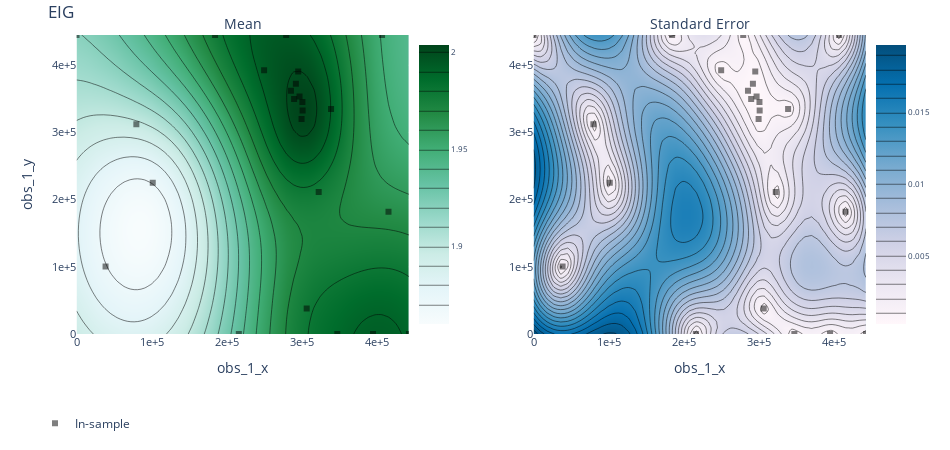

Notebook code cell kept with this figure:
### Code cell
render(ax_client.get_contour_plot(param_x="obs_1_x", param_y="obs_1_y", metric_name="EIG"))

### Figure 1 — Plotly figure (JSON) as saved in the notebook; plotly's stock layout.template omitted (floating-point values rounded to 4 significant figures; data arrays with more than 128 entries replaced by an {"elided": "..."} marker saying what was removed)
{"data": [{"autocolorscale": false, "autocontour": true, "colorbar": {"tickfont": {"size": 8}, "ticksuffix": "", "x": 0.45, "y": 0.5}, "colorscale": [[0, "rgb(247,252,253)"], [0.125, "rgb(229,245,249)"], [0.25, "rgb(204,236,230)"], [0.375, "rgb(153,216,201)"], [0.5, "rgb(102,194,164)"], [0.625, "rgb(65,174,118)"], [0.75, "rgb(35,139,69)"], [0.875, "rgb(0,109,44)"], [1, "rgb(0,68,27)"]], "contours": {"coloring": "heatmap"}, "hoverinfo": "x+y+z", "ncontours": 25, "type": "contour", "x": [0, 9027.0, 18050.0, 27080.0, 36110.0, 45130.0, 54160.0, 63190.0, 72210.0, 81240.0, 90270.0, 99290.0, 108300.0, 117300.0, 126400.0, 135400.0, 144400.0, 153500.0, 162500.0, 171500.0, 180500.0, 189600.0, 198600.0, 207600.0, 216600.0, 225700.0, 234700.0, 243700.0, 252700.0, 261800.0, 270800.0, 279800.0, 288800.0, 297900.0, 306900.0, 315900.0, 325000.0, 334000.0, 343000.0, 352000.0, 361100.0, 370100.0, 379100.0, 388100.0, 397200.0, 406200.0, 415200.0, 424200.0, 433300.0, 442300.0], "xaxis": "x", "y": [0, 9082.0, 18160.0, 27250.0, 36330.0, 45410.0, 54490.0, 63570.0, 72650.0, 81740.0, 90820.0, 99900.0, 109000.0, 118100.0, 127100.0, 136200.0, 145300.0, 154400.0, 163500.0, 172600.0, 181600.0, 190700.0, 199800.0, 208900.0, 218000.0, 227000.0, 236100.0, 245200.0, 254300.0, 263400.0, 272500.0, 281500.0, 290600.0, 299700.0, 308800.0, 317900.0, 326900.0, 336000.0, 345100.0, 354200.0, 363300.0, 372400.0, 381400.0, 390500.0, 399600.0, 408700.0, 417800.0, 426800.0, 435900.0, 445000.0], "yaxis": "y", "z": {"elided": "50x50 float values"}, "zauto": true, "zmax": 2.004, "zmin": -2.004}, {"autocolorscale": false, "autocontour": true, "colorbar": {"tickfont": {"size": 8}, "ticksuffix": "", "x": 1, "y": 0.5}, "colorscale": [[0, "rgb(255,247,251)"], [0.1429, "rgb(236,231,242)"], [0.2857, "rgb(208,209,230)"], [0.4286, "rgb(166,189,219)"], [0.5714, "rgb(116,169,207)"], [0.7143, "rgb(54,144,192)"], [0.8571, "rgb(5,112,176)"], [1, "rgb(3,78,123)"]], "contours": {"coloring": "heatmap"}, "hoverinfo": "x+y+z", "ncontours": 25, "type": "contour", "x": [0, 9027.0, 18050.0, 27080.0, 36110.0, 45130.0, 54160.0, 63190.0, 72210.0, 81240.0, 90270.0, 99290.0, 108300.0, 117300.0, 126400.0, 135400.0, 144400.0, 153500.0, 162500.0, 171500.0, 180500.0, 189600.0, 198600.0, 207600.0, 216600.0, 225700.0, 234700.0, 243700.0, 252700.0, 261800.0, 270800.0, 279800.0, 288800.0, 297900.0, 306900.0, 315900.0, 325000.0, 334000.0, 343000.0, 352000.0, 361100.0, 370100.0, 379100.0, 388100.0, 397200.0, 406200.0, 415200.0, 424200.0, 433300.0, 442300.0], "xaxis": "x2", "y": [0, 9082.0, 18160.0, 27250.0, 36330.0, 45410.0, 54490.0, 63570.0, 72650.0, 81740.0, 90820.0, 99900.0, 109000.0, 118100.0, 127100.0, 136200.0, 145300.0, 154400.0, 163500.0, 172600.0, 181600.0, 190700.0, 199800.0, 208900.0, 218000.0, 227000.0, 236100.0, 245200.0, 254300.0, 263400.0, 272500.0, 281500.0, 290600.0, 299700.0, 308800.0, 317900.0, 326900.0, 336000.0, 345100.0, 354200.0, 363300.0, 372400.0, 381400.0, 390500.0, 399600.0, 408700.0, 417800.0, 426800.0, 435900.0, 445000.0], "yaxis": "y2", "z": {"elided": "50x50 float values"}}, {"hoverinfo": "text", "legendgroup": "In-sample", "marker": {"color": "black", "opacity": 0.5, "symbol": 1}, "mode": "markers", "name": "In-sample", "text": ["Arm 0_0<br>EIG: 1.89802 (SEM: None)<br>obs_1_x: 79565.4<br>obs_1_y: 312121", "Arm 10_0<br>EIG: 2.00166 (SEM: None)<br>obs_1_x: 291838<br>obs_1_y: 372347", "Arm 11_0<br>EIG: 1.9928 (SEM: None)<br>obs_1_x: 249576<br>obs_1_y: 392665", "Arm 12_0<br>EIG: 1.98853 (SEM: None)<br>obs_1_x: 442299<br>obs_1_y: 0", "Arm 13_0<br>EIG: 2.00011 (SEM: None)<br>obs_1_x: 294930<br>obs_1_y: 390704", "Arm 14_0<br>EIG: 2.00204 (SEM: None)<br>obs_1_x: 289499<br>obs_1_y: 349692", "Arm 15_0<br>EIG: 2.00122 (SEM: None)<br>obs_1_x: 285260<br>obs_1_y: 362079", "Arm 16_0<br>EIG: 2.00309 (SEM: None)<br>obs_1_x: 296708<br>obs_1_y: 353647", "Arm 17_0<br>EIG: 2.00381 (SEM: None)<br>obs_1_x: 300539<br>obs_1_y: 345379", "Arm 18_0<br>EIG: 1.93629 (SEM: None)<br>obs_1_x: 215946<br>obs_1_y: 0", "Arm 19_0<br>EIG: 1.97632 (SEM: None)<br>obs_1_x: 184297<br>obs_1_y: 445008", "Arm 1_0<br>EIG: 1.9897 (SEM: None)<br>obs_1_x: 338638<br>obs_1_y: 334981", "Arm 20_0<br>EIG: 1.91924 (SEM: None)<br>obs_1_x: 0<br>obs_1_y: 445008", "Arm 21_0<br>EIG: 2.00429 (SEM: None)<br>obs_1_x: 300816<br>obs_1_y: 332707", "Arm 22_0<br>EIG: 2.00345 (SEM: None)<br>obs_1_x: 299407<br>obs_1_y: 320168", "Arm 23_0<br>EIG: 1.98706 (SEM: None)<br>obs_1_x: 346963<br>obs_1_y: 0", "Arm 2_0<br>EIG: 1.97804 (SEM: None)<br>obs_1_x: 306211<br>obs_1_y: 37971.9", "Arm 3_0<br>EIG: 1.86819 (SEM: None)<br>obs_1_x: 101390<br>obs_1_y: 225246", "Arm 4_0<br>EIG: 1.86096 (SEM: None)<br>obs_1_x: 38596.9<br>obs_1_y: 100598", "Arm 5_0<br>EIG: 1.9657 (SEM: None)<br>obs_1_x: 415078<br>obs_1_y: 181995", "Arm 6_0<br>EIG: 1.94919 (SEM: None)<br>obs_1_x: 406510<br>obs_1_y: 445008", "Arm 7_0<br>EIG: 1.97659 (SEM: None)<br>obs_1_x: 322202<br>obs_1_y: 211170", "Arm 8_0<br>EIG: 1.99456 (SEM: None)<br>obs_1_x: 278900<br>obs_1_y: 445008", "Arm 9_0<br>EIG: 1.99212 (SEM: None)<br>obs_1_x: 394462<br>obs_1_y: 0"], "type": "scatter", "x": [79570.0, 291800.0, 249600.0, 442300.0, 294900.0, 289500.0, 285300.0, 296700.0, 300500.0, 215900.0, 184300.0, 338600.0, 0, 300800.0, 299400.0, 347000.0, 306200.0, 101400.0, 38600.0, 415100.0, 406500.0, 322200.0, 278900.0, 394500.0], "xaxis": "x", "y": [312100.0, 372300.0, 392700.0, 0, 390700.0, 349700.0, 362100.0, 353600.0, 345400.0, 0, 445000.0, 335000.0, 445000.0, 332700.0, 320200.0, 0, 37970.0, 225200.0, 100600.0, 182000.0, 445000.0, 211200.0, 445000.0, 0], "yaxis": "y"}, {"hoverinfo": "text", "legendgroup": "In-sample", "marker": {"color": "black", "opacity": 0.5, "symbol": 1}, "mode": "markers", "name": "In-sample", "showlegend": false, "text": ["Arm 0_0<br>EIG: 1.89802 (SEM: None)<br>obs_1_x: 79565.4<br>obs_1_y: 312121", "Arm 10_0<br>EIG: 2.00166 (SEM: None)<br>obs_1_x: 291838<br>obs_1_y: 372347", "Arm 11_0<br>EIG: 1.9928 (SEM: None)<br>obs_1_x: 249576<br>obs_1_y: 392665", "Arm 12_0<br>EIG: 1.98853 (SEM: None)<br>obs_1_x: 442299<br>obs_1_y: 0", "Arm 13_0<br>EIG: 2.00011 (SEM: None)<br>obs_1_x: 294930<br>obs_1_y: 390704", "Arm 14_0<br>EIG: 2.00204 (SEM: None)<br>obs_1_x: 289499<br>obs_1_y: 349692", "Arm 15_0<br>EIG: 2.00122 (SEM: None)<br>obs_1_x: 285260<br>obs_1_y: 362079", "Arm 16_0<br>EIG: 2.00309 (SEM: None)<br>obs_1_x: 296708<br>obs_1_y: 353647", "Arm 17_0<br>EIG: 2.00381 (SEM: None)<br>obs_1_x: 300539<br>obs_1_y: 345379", "Arm 18_0<br>EIG: 1.93629 (SEM: None)<br>obs_1_x: 215946<br>obs_1_y: 0", "Arm 19_0<br>EIG: 1.97632 (SEM: None)<br>obs_1_x: 184297<br>obs_1_y: 445008", "Arm 1_0<br>EIG: 1.9897 (SEM: None)<br>obs_1_x: 338638<br>obs_1_y: 334981", "Arm 20_0<br>EIG: 1.91924 (SEM: None)<br>obs_1_x: 0<br>obs_1_y: 445008", "Arm 21_0<br>EIG: 2.00429 (SEM: None)<br>obs_1_x: 300816<br>obs_1_y: 332707", "Arm 22_0<br>EIG: 2.00345 (SEM: None)<br>obs_1_x: 299407<br>obs_1_y: 320168", "Arm 23_0<br>EIG: 1.98706 (SEM: None)<br>obs_1_x: 346963<br>obs_1_y: 0", "Arm 2_0<br>EIG: 1.97804 (SEM: None)<br>obs_1_x: 306211<br>obs_1_y: 37971.9", "Arm 3_0<br>EIG: 1.86819 (SEM: None)<br>obs_1_x: 101390<br>obs_1_y: 225246", "Arm 4_0<br>EIG: 1.86096 (SEM: None)<br>obs_1_x: 38596.9<br>obs_1_y: 100598", "Arm 5_0<br>EIG: 1.9657 (SEM: None)<br>obs_1_x: 415078<br>obs_1_y: 181995", "Arm 6_0<br>EIG: 1.94919 (SEM: None)<br>obs_1_x: 406510<br>obs_1_y: 445008", "Arm 7_0<br>EIG: 1.97659 (SEM: None)<br>obs_1_x: 322202<br>obs_1_y: 211170", "Arm 8_0<br>EIG: 1.99456 (SEM: None)<br>obs_1_x: 278900<br>obs_1_y: 445008", "Arm 9_0<br>EIG: 1.99212 (SEM: None)<br>obs_1_x: 394462<br>obs_1_y: 0"], "type": "scatter", "x": [79570.0, 291800.0, 249600.0, 442300.0, 294900.0, 289500.0, 285300.0, 296700.0, 300500.0, 215900.0, 184300.0, 338600.0, 0, 300800.0, 299400.0, 347000.0, 306200.0, 101400.0, 38600.0, 415100.0, 406500.0, 322200.0, 278900.0, 394500.0], "xaxis": "x2", "y": [312100.0, 372300.0, 392700.0, 0, 390700.0, 349700.0, 362100.0, 353600.0, 345400.0, 0, 445000.0, 335000.0, 445000.0, 332700.0, 320200.0, 0, 37970.0, 225200.0, 100600.0, 182000.0, 445000.0, 211200.0, 445000.0, 0], "yaxis": "y2"}], "layout": {"annotations": [{"font": {"size": 14}, "showarrow": false, "text": "Mean", "x": 0.25, "xanchor": "center", "xref": "paper", "y": 1, "yanchor": "bottom", "yref": "paper"}, {"font": {"size": 14}, "showarrow": false, "text": "Standard Error", "x": 0.8, "xanchor": "center", "xref": "paper", "y": 1, "yanchor": "bottom", "yref": "paper"}], "autosize": false, "height": 450, "hovermode": "closest", "legend": {"orientation": "h", "x": 0, "y": -0.25}, "margin": {"b": 100, "l": 35, "pad": 0, "r": 35, "t": 35}, "title": {"text": "EIG"}, "width": 950, "xaxis": {"anchor": "y", "autorange": false, "domain": [0.05, 0.45], "exponentformat": "e", "range": [0, 442300.0], "tickfont": {"size": 11}, "tickmode": "auto", "title": {"text": "obs_1_x"}, "type": "linear"}, "xaxis2": {"anchor": "y2", "autorange": false, "domain": [0.6, 1], "exponentformat": "e", "range": [0, 442300.0], "tickfont": {"size": 11}, "tickmode": "auto", "title": {"text": "obs_1_x"}, "type": "linear"}, "yaxis": {"anchor": "x", "autorange": false, "domain": [0, 1], "exponentformat": "e", "range": [0, 445000.0], "tickfont": {"size": 11}, "tickmode": "auto", "title": {"text": "obs_1_y"}, "type": "linear"}, "yaxis2": {"anchor": "x2", "autorange": false, "domain": [0, 1], "exponentformat": "e", "range": [0, 445000.0], "tickfont": {"size": 11}, "tickmode": "auto", "type": "linear"}}}
